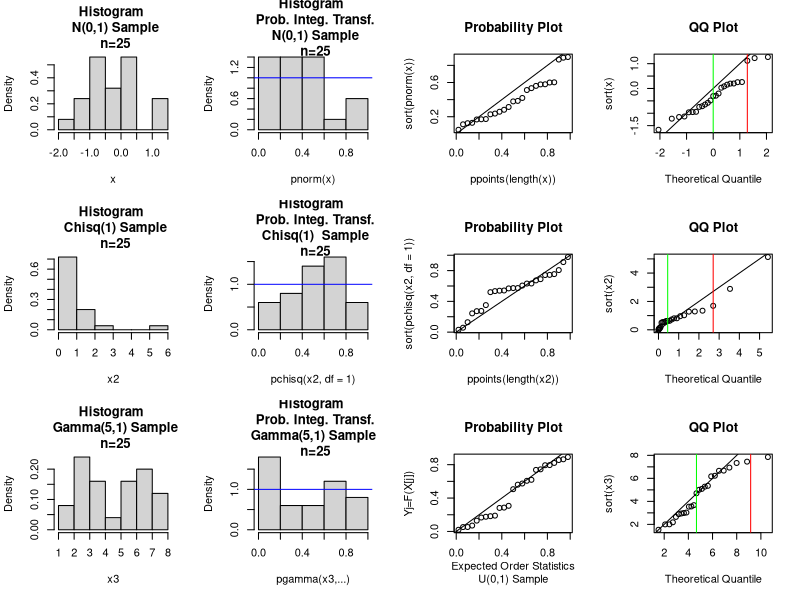
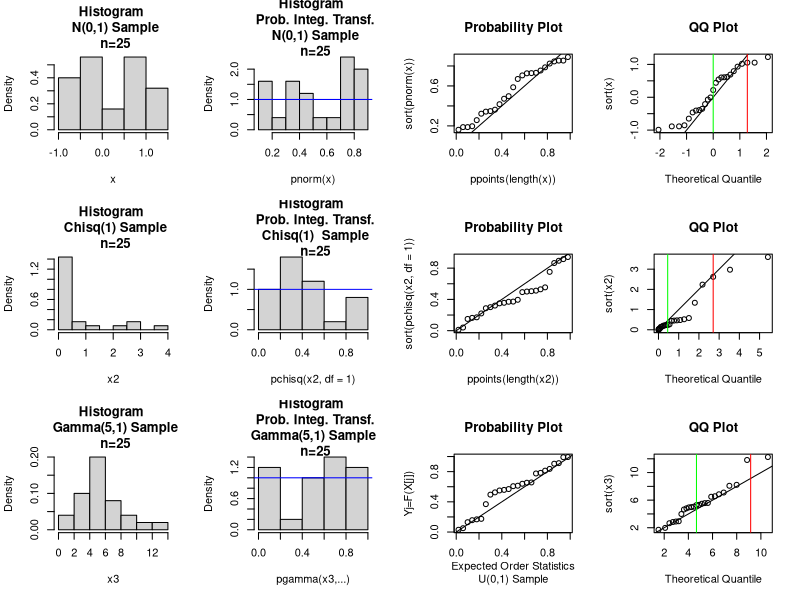
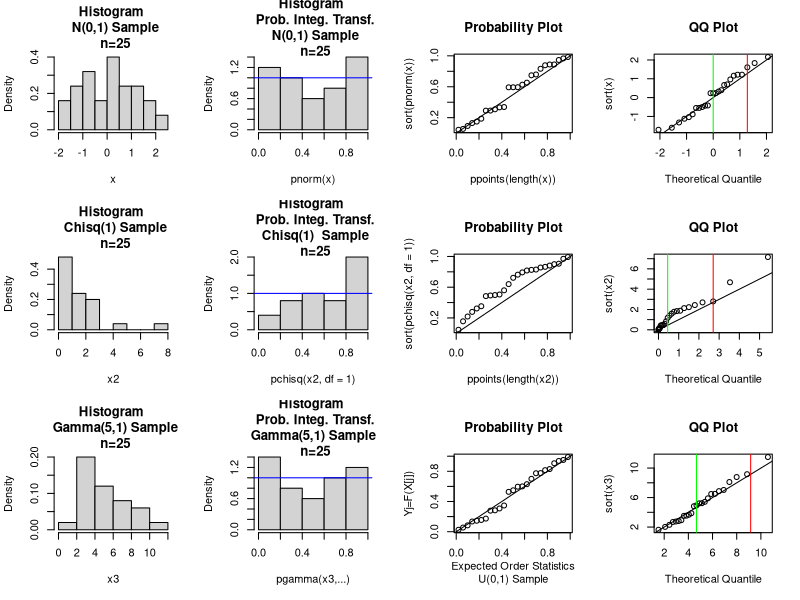
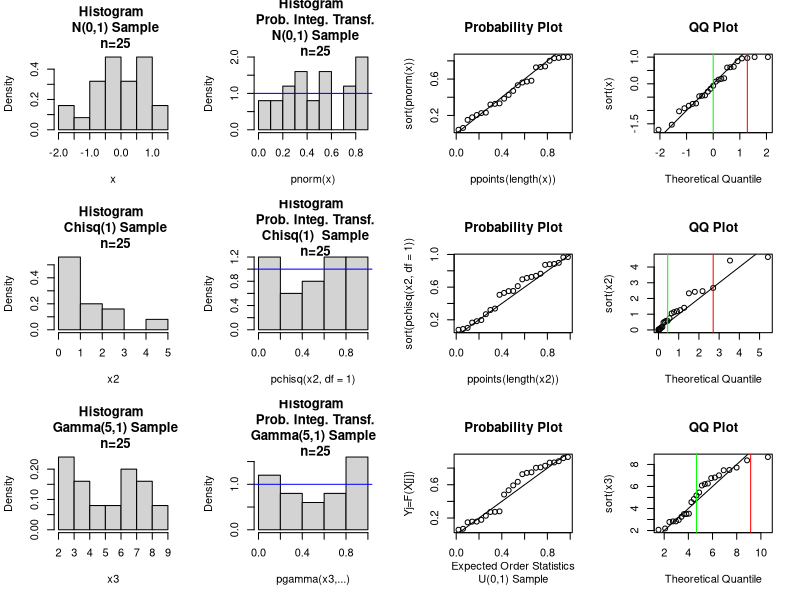
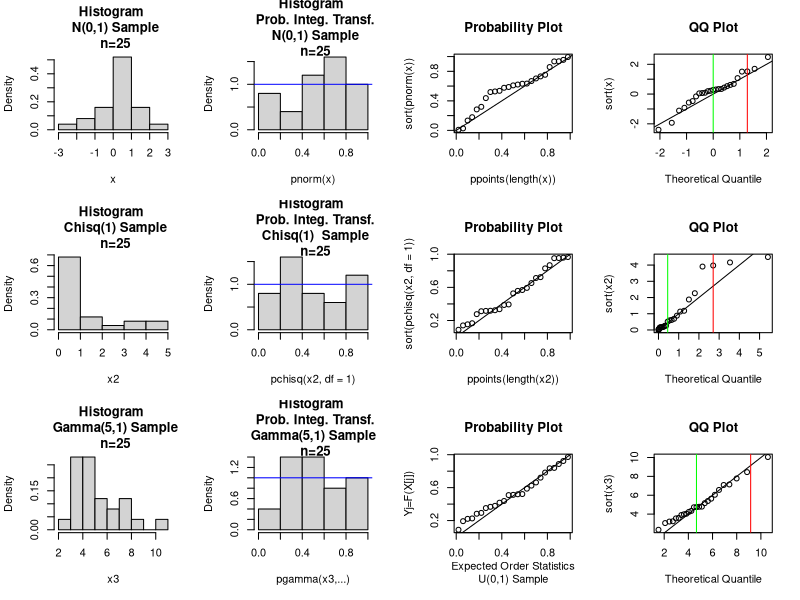
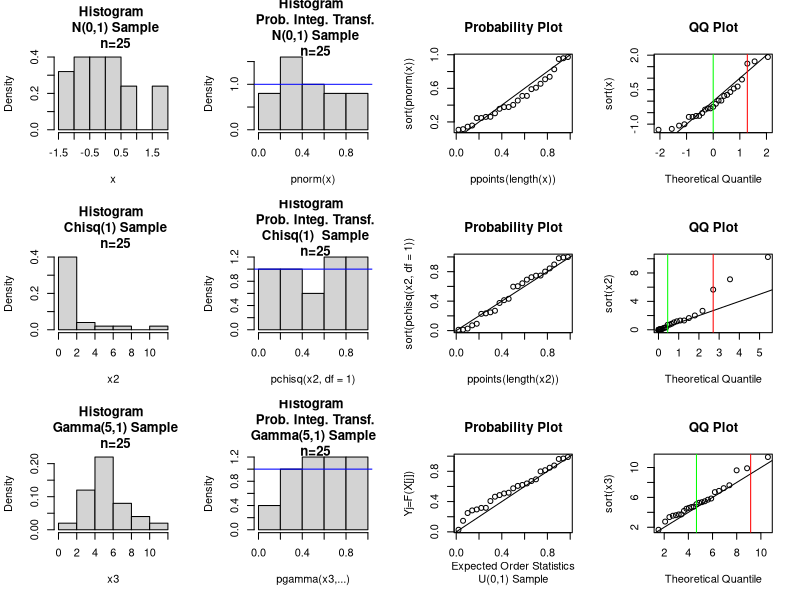
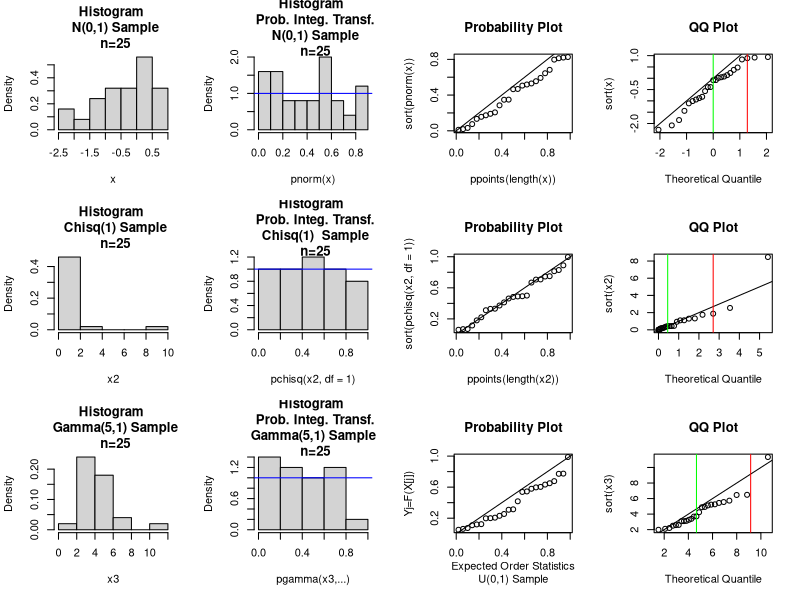
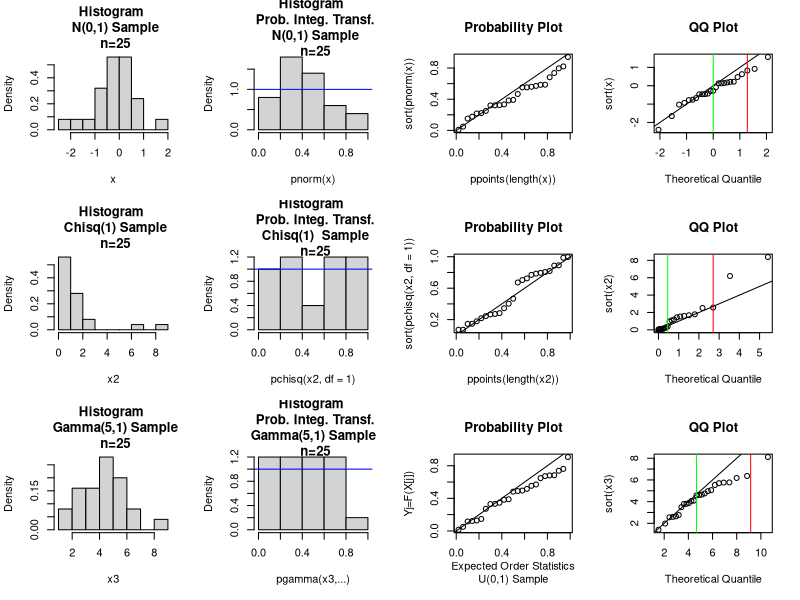

These charts were generated, in order, by the following R code:
# RProject7_3_ProbabilityPlots_Comparisons_QQPlots.r

#   2.0 Uniform distribution of Probability Integral Transform
#
set.seed(3)
# Repeat Create
n.simulations=10
for (j in c(1:n.simulations)){
par(mfrow=c(3,4))
n.samplesize=25
#   2.1 Normal Distribution 
x=rnorm(n=n.samplesize)

#plot(x, main=paste("Index Plot\nN(0,1) Sample","\n n=", as.character(length(x)),sep=""))

#  hist(x, main=paste("Histogram \nN(0,1) Sample","\n n=", as.character(length(x)),sep=""))
hist(x, probability=TRUE,
     main=paste("Histogram \n N(0,1) Sample","\n n=", as.character(length(x)),sep=""))
abline(h=1,col='blue')
hist(pnorm(x), probability=TRUE,
     main=paste("Histogram \n Prob. Integ. Transf.\n N(0,1) Sample","\n n=", as.character(length(x)),sep=""))
abline(h=1,col='blue')
plot(ppoints(length(x)), sort(pnorm(x)), main="Probability Plot")
abline(a=0,b=1) # Plot line with slope=0 and intercept=0)

plot(qnorm(ppoints(length(x))), sort(x), main="QQ Plot",
     xlab="Theoretical Quantile")

abline(a=0,b=1) # Plot line with slope=0 and intercept=0)
abline(v=qnorm(c(.50,.90)),col=c('green','red'))
#   2.2 Chi-square 1  Distribution 
x2=(rnorm(n=n.samplesize))^2

#plot(x, main=paste("Index Plot\n Chisq(1) Sample","\n n=", as.character(length(x)),sep=""))

#  hist(x, main=paste("Histogram \nChisq(1) Sample","\n n=", as.character(length(x)),sep=""))
hist(x2, probability=TRUE,
     main=paste("Histogram \n Chisq(1) Sample","\n n=", as.character(length(x)),sep=""))

hist(pchisq(x2,df=1), probability=TRUE,
     main=paste("Histogram \n Prob. Integ. Transf.\n Chisq(1)  Sample","\n n=", as.character(length(x)),sep=""))
abline(h=1,col='blue')
plot(ppoints(length(x2)), sort(pchisq(x2,df=1)), main="Probability Plot")
abline(a=0,b=1) # Plot line with slope=0 and intercept=0)

plot(qchisq(ppoints(length(x2)), df=1), sort(x2),
     main="QQ Plot",
     xlab="Theoretical Quantile")
abline(a=0,b=1) # Plot line with slope=0 and intercept=0)
abline(v=qchisq(c(.50,.90),df=1),col=c('green','red'))
#   2.  Gamma(5,1) Distribution 
gamma.shape=5
gamma.scale=1
dist.name=paste("Gamma(", gamma.shape, ",", gamma.scale,")", sep="")

x3=rgamma(n=n.samplesize, shape=gamma.shape, scale=gamma.scale)

#plot(x3, main=paste("Index Plot\n", dist.name," Sample","\n n=", as.character(length(x3)),sep=""))

hist(x3, probability=TRUE,
     main=paste("Histogram \n ", dist.name," Sample","\n n=", as.character(length(x)),sep=""))

hist(pgamma(x3,shape=gamma.shape,scale=gamma.scale),
     probability=TRUE,
     xlab="pgamma(x3,...)",
     main=paste("Histogram \n Prob. Integ. Transf.\n", dist.name," Sample","\n n=", as.character(length(x)),sep=""))
abline(h=1,col='blue')
plot(ppoints(length(x3)), sort(pgamma(x3,shape=gamma.shape, scale=gamma.scale)),
     xlab="Expected Order Statistics\nU(0,1) Sample",
     ylab="Yj=F(X[j])",
     main="Probability Plot")
abline(a=0,b=1) # Plot line with slope=0 and intercept=0)


plot(qgamma(ppoints(length(x3)), shape=gamma.shape, scale=gamma.scale), sort(x3),
     xlab="Theoretical Quantile", main="QQ Plot")
abline(a=0,b=1) # Plot line with slope=0 and intercept=0)
abline(v=qgamma(c(.50,.95),shape=gamma.shape, scale=gamma.scale),col=c('green','red'))
}